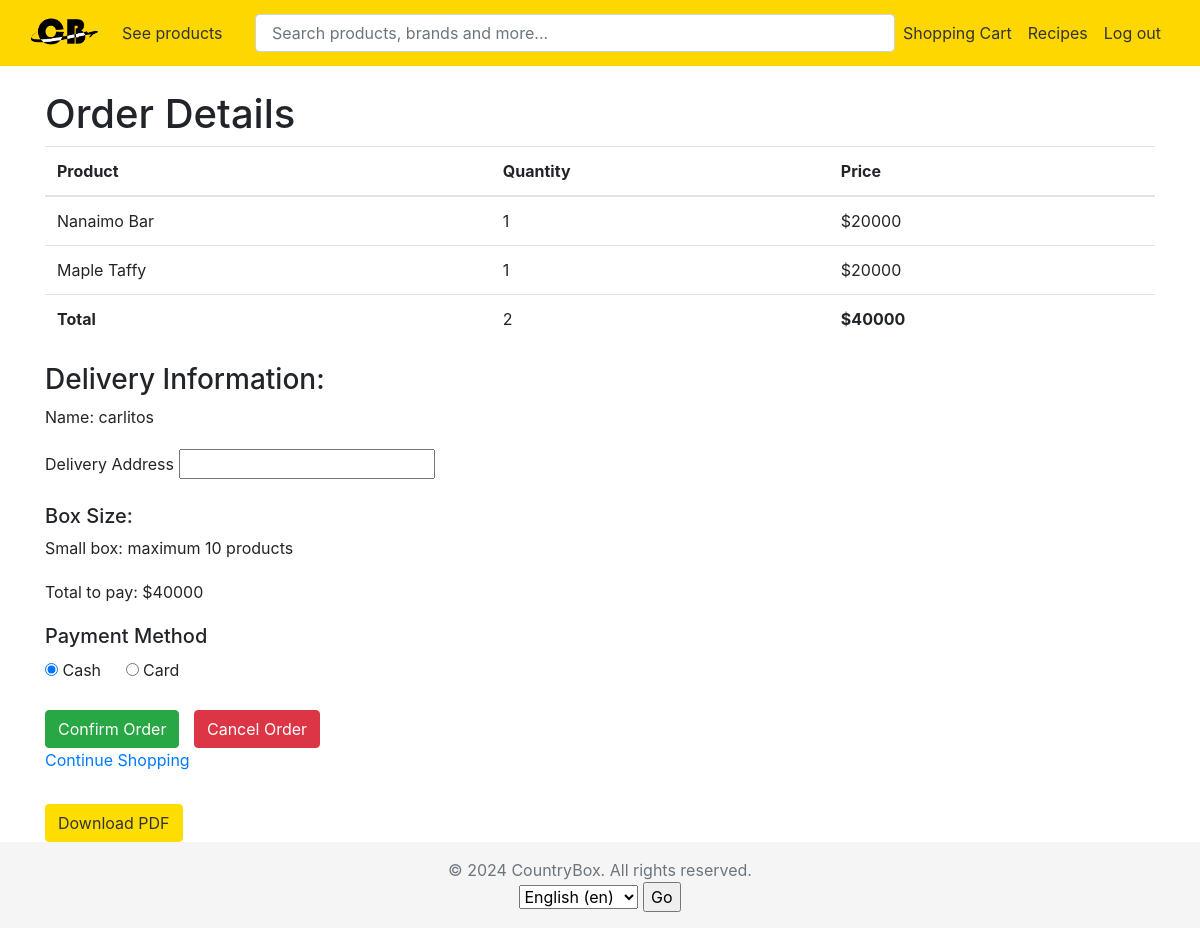
/shopping-cart/order/ (signed in), run on the app's committed database.
### shoppingcart/models.py (models this page shows, shortened)
class CartItem(models.Model):
    cart = models.ForeignKey(Cart, on_delete=models.CASCADE, related_name="items")
    product = models.ForeignKey(Product, on_delete=models.CASCADE)
    quantity = models.IntegerField(default=1)
    def get_total_price(self):
        return self.product.price * self.quantity

### products/models.py (models this page shows)
class Product(models.Model):
    name = models.CharField(max_length=255)
    description=models.CharField(max_length=255)
    country=models.CharField(max_length=255)
    size=models.CharField(max_length=255)
    image_product= models.ImageField(upload_to='products/images/', default= 'products/images/box.jpg')
    price=models.IntegerField()

### users/models.py (models this page shows)
class CustomUser(AbstractUser):
    address = models.CharField(max_length = 255, null=True)
    phone_number = models.IntegerField(null=True)

### shoppingcart/views.py (the view, shortened to what this page needs)
# urls.py: path('order/', views.order, name='order'),
@login_required
def order(request):
    customer_id = request.user.id
    customer = CustomUser.objects.get(pk=customer_id)
    cart, create = Cart.objects.get_or_create(customer=customer)
    cart_items = CartItem.objects.filter(cart=cart.pk)
    total_cart = sum(item.get_total_price() for item in cart_items)
    total_quantity = ShoppingCart.get_total_quantity(cart.items.all())
    return render(request, "order.html", {
        "cart": cart,
        "cart_items": cart_items,
        "customer": customer,
        "total_price": total_cart,
        "total_quantity": total_quantity
    })

### shoppingcart/utils.py (called while the page is built)
    def get_total_quantity(cart_items):
        total_quantity = 0
        for item in cart_items:
            total_quantity += item.quantity
        return total_quantity

### shoppingcart/templates/order.html (shortened to what this page needs)
{% extends 'templates/base.html' %}
{% load i18n %}
{% block content %}
  <h1>{% trans "Order Details" %}</h1>
  <table class="table">
    <thead>
      <tr>
        <th>{% trans "Product" %}</th>
        <th>{% trans "Quantity" %}</th>
        <th>{% trans "Price" %}</th>
      </tr>
    </thead>
    <tbody>
      {% for item in cart_items %}
        <tr>
          <td>{{ item.product.name }}</td>
          <td>{{ item.quantity }}</td>
          <td>${{ item.get_total_price }}</td>
        </tr>
      {% endfor %}
      <tr>
        <td><b>{% trans "Total" %}</b></td>
        <td>{{ total_quantity }}</td>
        <td><b>${{ total_price }}</b></td>
      </tr>
    </tbody>
  </table>
  <h3 style="margin-top: 20px;">{% trans "Delivery Information:" %}</h3>
  <p>{% trans "Name:" %} {{ customer.username }}</p>
  <form method="post" action="{% url 'cart:order' %}">
    <div style="margin-top: 20px;">
      <label for="address">{% trans "Delivery Address" %}</label>
      <input type="text" id="address" name="address" required>
    </div>
    <h5 style="margin-top: 20px;">{% trans "Box Size:" %}</h5>
    {% if total_quantity <= 10 %}
      <p>{% trans "Small box: maximum 10 products" %}</p>
    {% elif total_quantity <= 20 %}
      <p>{% trans "Medium box: maximum 20 products" %}</p>
    {% elif total_quantity <= 30 %}
      <p>{% trans "Large box: maximum 30 products" %}</p>
    {% endif %}
    <p style="margin-top: 20px;">{% trans "Total to pay:" %} ${{ total_price }}</p>
    <h5 style="margin-top: 20px;">{% trans "Payment Method" %}</h5>
    <div style="margin-top: 10px;">
      <label style="margin-right: 20px;">
        <input type="radio" name="payment_method" value="Cash" checked> {% trans "Cash" %}
      </label>
      <label>
        <input type="radio" name="payment_method" value="Card"> {% trans "Card" %}
      </label>
    </div>
    <div class="form-buttons" style="margin-top: 20px;">
      <button type="submit" class="btn btn-success" style="margin-right: 10px;">{% trans "Confirm Order" %}</button>
      <a href="{% url 'cart:cart' %}" class="btn btn-danger">{% trans "Cancel Order" %}</a>
    </div>
  </form>
  <p><a href="{% url 'list' %}">{% trans "Continue Shopping" %}</a></p>
  <a href="{% url 'cart:order_pdf' %}" class="btn btn-primary">{% trans "Download PDF" %}</a>
{% endblock %}

### users/static/css/main.css (style rules this page uses)
body { display: flex; flex-direction: column; min-height: 100vh; margin: 0; }
.btn-primary { background-color: #ffdd00; border-color: #ffdd00; color: #333333; }
.btn-primary { background-color: #ffdd00; border-color: #ffdd00; color: #333; margin-top: 1rem; }

### data on the page
CartItem: product.name "Nanaimo Bar", quantity "1", get_total_price "20000"
CartItem: product.name "Maple Taffy", quantity "1", get_total_price "20000"
CustomUser: username "carlitos"

### other printed values
{{ total_quantity }} "2"
{{ total_price }} "40000"
form field language "English (en)"
